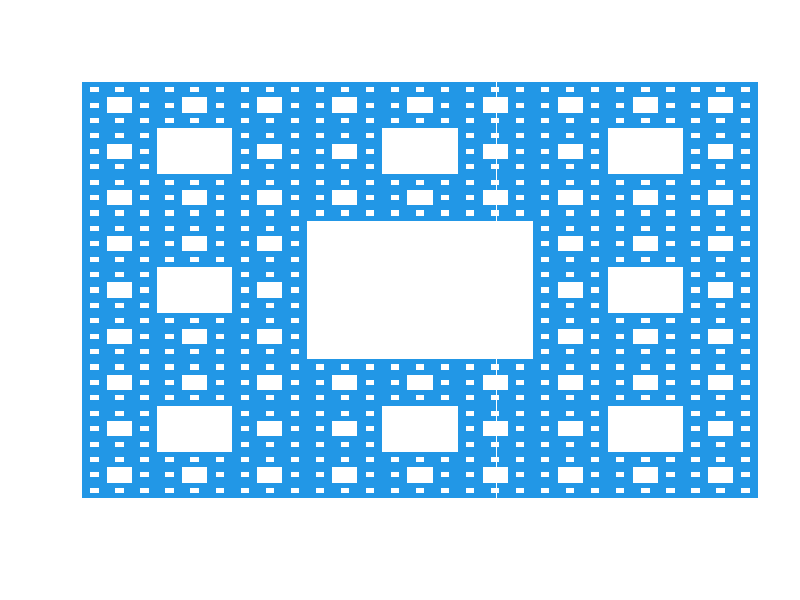

Generate this figure with R:
Carpeta=function(A){
    B=cbind(A,A,A);
    C=cbind(A,0*A,A);
    D=rbind(B,C,B);
    return(D);
}
S=matrix(3,3,3);
for(i in 1:4) S=Carpeta(S);
image(S,col=c(0,12),axes=FALSE);